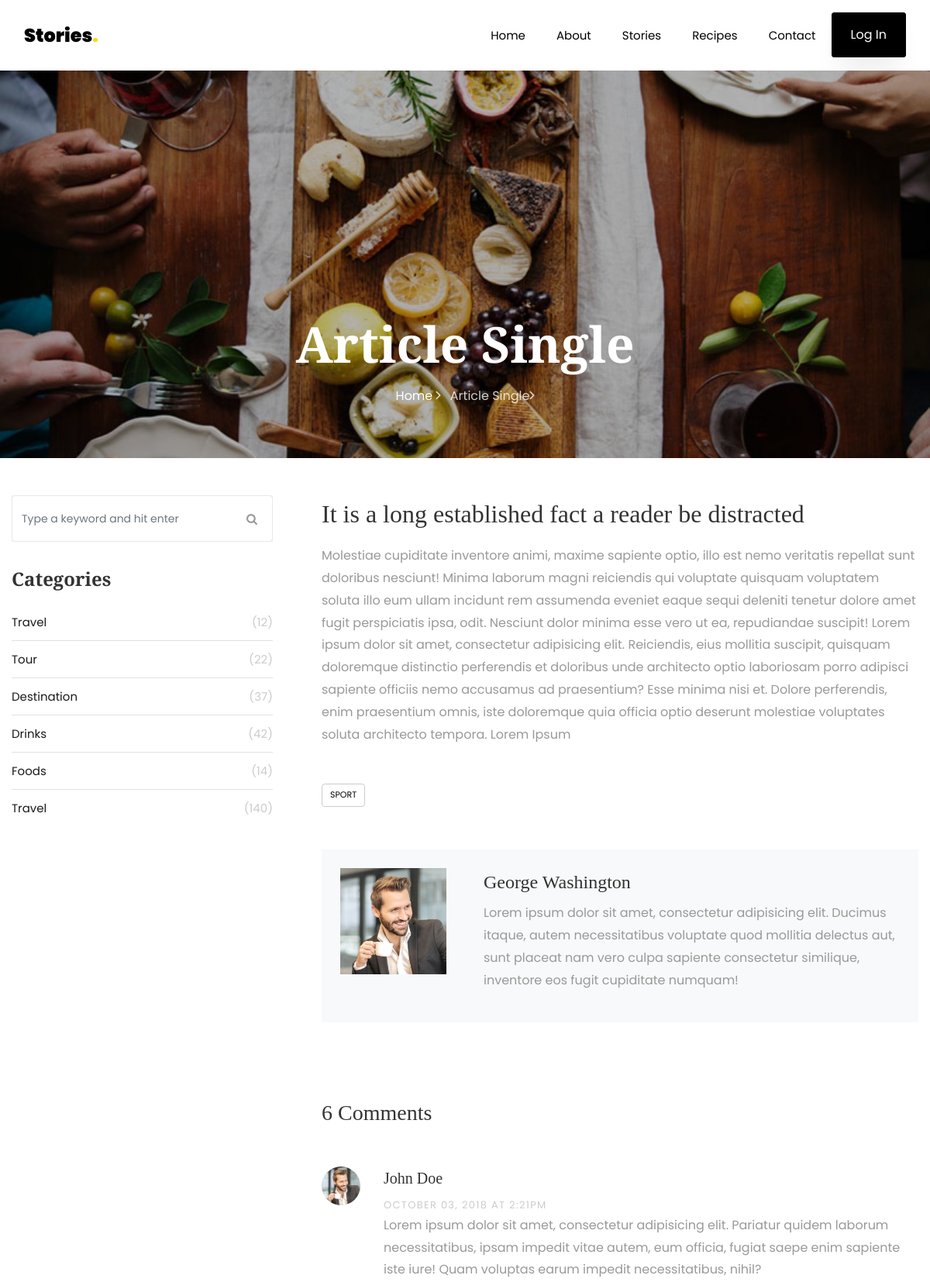
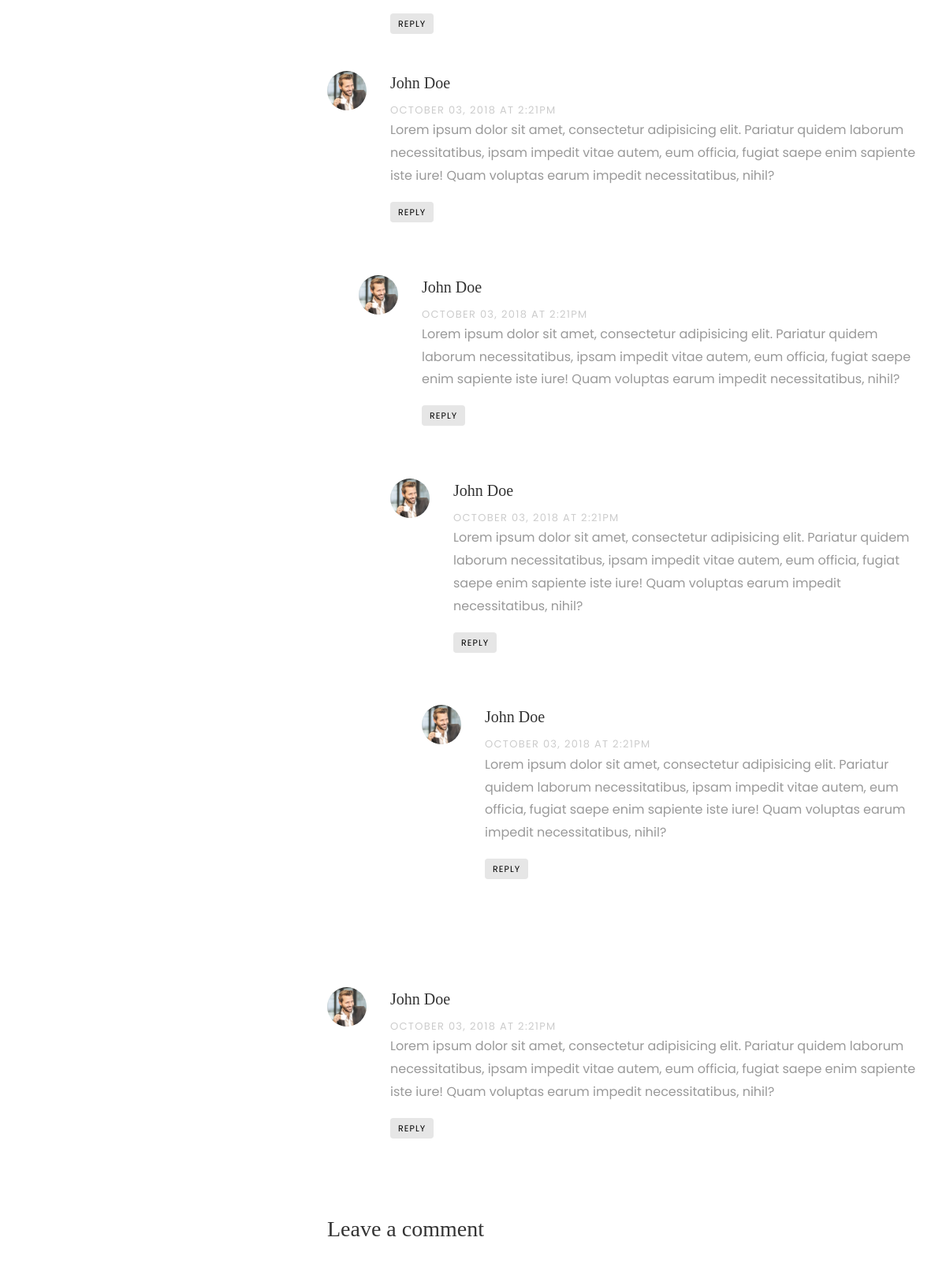
The page /article/article-single/ (upper part) on the database its author committed (2 pictures, top to bottom).
### core/models/article.py (models this page shows, shortened)
class Article(models.Model):
    title = models.CharField(max_length=100, verbose_name='Title', unique=True)
    note = models.CharField(max_length=100, verbose_name='Short description')
    body = models.TextField()
    featured_img = models.ImageField()
    category = models.ManyToManyField(Category)
    slug = AutoSlugField(populate_from='title', null=True)
    class Meta:
        verbose_name = 'Article'
        verbose_name_plural = 'Articles'

### core/models/category.py (models this page shows)
class Category(models.Model):
    name = models.CharField(max_length=50, verbose_name='Category name')
    class Meta:
        verbose_name = 'Category'
        verbose_name_plural = 'Categories'
    def __str__(self):
        return self.name

### core/views.py (the view)
# urls.py: path('article/<slug>/', views.ArticleDetailPage.as_view(), name='article-detail-page'),
class ArticleDetailPage(DetailView):
    model = Article
    template_name = 'single.html'
    context_object_name = 'article'

### templates/single.html (shortened to what this page needs)
{% extends 'base.html' %}
{% load static %}
{% block content %}
<section class="hero-wrap hero-wrap-2" style="background-image: url('{{ article.featured_img.url }}');">
    <div class="overlay"></div>
    <div class="container">
        <div class="row no-gutters slider-text align-items-end justify-content-center">
            <div class="col-md-9 ftco-animate pb-5 text-center">
                <h1 class="mb-3 bread">{{ article.title }}</h1>
                <p class="breadcrumbs"><span class="mr-2"><a href="{% url 'home-page' %}">Home <i
                        class="ion-ios-arrow-forward"></i></a></span> <span>{{ article.title }}<i
                        class="ion-ios-arrow-forward"></i></span></p>
            </div>
        </div>
    </div>
</section>
<section class="ftco-section">
    <div class="container">
        <div class="row">
            <div class="col-lg-8 order-lg-last ftco-animate">
                <h2 class="mb-3">{{ article.note }}</h2>
                <p>{{ article.body }}</p>
                <div class="tag-widget post-tag-container mb-5 mt-5">
                    <div class="tagcloud">
                        {% for name in article.category.all %}
                            <a href="#" class="tag-cloud-link">{{ name }}</a>
                        {% endfor %}
                    </div>
                </div>
                <div class="about-author d-flex p-4 bg-light">
                    <div class="bio mr-5">
                        <img src="{% static 'images/person_1.jpg' %}" alt="Image placeholder" class="img-fluid mb-4">
                    </div>
                    <div class="desc">
                        <h3>George Washington</h3>
                        <p>Lorem ipsum dolor sit amet, consectetur adipisicing elit. Ducimus itaque, autem
                            necessitatibus voluptate quod mollitia delectus aut, sunt placeat nam vero culpa sapiente
                            consectetur similique, inventore eos fugit cupiditate numquam!</p>
                    </div>
                </div>
                <div class="pt-5 mt-5">
                    <h3 class="mb-5">6 Comments</h3>
                    <ul class="comment-list">
                        <li class="comment">
                            <div class="vcard bio">
                                <img src="images/person_1.jpg" alt="Image placeholder">
                            </div>
                            <div class="comment-body">
                                <h3>John Doe</h3>
                                <div class="meta">October 03, 2018 at 2:21pm</div>
                                <p>Lorem ipsum dolor sit amet, consectetur adipisicing elit. Pariatur quidem laborum
                                    necessitatibus, ipsam impedit vitae autem, eum officia, fugiat saepe enim sapiente
                                    iste iure! Quam voluptas earum impedit necessitatibus, nihil?</p>
                                <p><a href="#" class="reply">Reply</a></p>
                            </div>
                        </li>
                        <li class="comment">
                            <div class="vcard bio">
                                <img src="images/person_1.jpg" alt="Image placeholder">
                            </div>
                            <div class="comment-body">
                                <h3>John Doe</h3>
                                <div class="meta">October 03, 2018 at 2:21pm</div>
                                <p>Lorem ipsum dolor sit amet, consectetur adipisicing elit. Pariatur quidem laborum
                                    necessitatibus, ipsam impedit vitae autem, eum officia, fugiat saepe enim sapiente
                                    iste iure! Quam voluptas earum impedit necessitatibus, nihil?</p>
                                <p><a href="#" class="reply">Reply</a></p>
                            </div>
                            <ul class="children">
                                <li class="comment">
                                    <div class="vcard bio">
                                        <img src="images/person_1.jpg" alt="Image placeholder">
                                    </div>
                                    <div class="comment-body">
                                        <h3>John Doe</h3>
                                        <div class="meta">October 03, 2018 at 2:21pm</div>
                                        <p>Lorem ipsum dolor sit amet, consectetur adipisicing elit. Pariatur quidem
                                            laborum necessitatibus, ipsam impedit vitae autem, eum officia, fugiat saepe
                                            enim sapiente iste iure! Quam voluptas earum impedit necessitatibus,
                                            nihil?</p>
                                        <p><a href="#" class="reply">Reply</a></p>
                                    </div>
                                    <ul class="children">
                                        <li class="comment">
                                            <div class="vcard bio">
                                                <img src="images/person_1.jpg" alt="Image placeholder">
                                            </div>
                                            <div class="comment-body">
                                                <h3>John Doe</h3>
                                                <div class="meta">October 03, 2018 at 2:21pm</div>
                                                <p>Lorem ipsum dolor sit amet, consectetur adipisicing elit. Pariatur
                                                    quidem laborum necessitatibus, ipsam impedit vitae autem, eum
                                                    officia, fugiat saepe enim sapiente iste iure! Quam voluptas earum
                                                    impedit necessitatibus, nihil?</p>
                                                <p><a href="#" class="reply">Reply</a></p>
                                            </div>
                                            <ul class="children">
                                                <li class="comment">
                                                    <div class="vcard bio">
                                                        <img src="images/person_1.jpg" alt="Image placeholder">
                                                    </div>
                                                    <div class="comment-body">
                                                        <h3>John Doe</h3>
                                                        <div class="meta">October 03, 2018 at 2:21pm</div>
                                                        <p>Lorem ipsum dolor sit amet, consectetur adipisicing elit.
                                                            Pariatur quidem laborum necessitatibus, ipsam impedit vitae
                                                            autem, eum officia, fugiat saepe enim sapiente iste iure!
                                                            Quam voluptas earum impedit necessitatibus, nihil?</p>
                                                        <p><a href="#" class="reply">Reply</a></p>
                                                    </div>
                                                </li>
                                            </ul>
                                        </li>
                                    </ul>
                                </li>
                            </ul>
                        </li>
                        <li class="comment">
                            <div class="vcard bio">
                                <img src="images/person_1.jpg" alt="Image placeholder">
                            </div>
                            <div class="comment-body">
                                <h3>John Doe</h3>
                                <div class="meta">October 03, 2018 at 2:21pm</div>
                                <p>Lorem ipsum dolor sit amet, consectetur adipisicing elit. Pariatur quidem laborum
                                    necessitatibus, ipsam impedit vitae autem, eum officia, fugiat saepe enim sapiente
                                    iste iure! Quam voluptas earum impedit necessitatibus, nihil?</p>
                                <p><a href="#" class="reply">Reply</a></p>
                            </div>
                        </li>
                    </ul>
                    <div class="comment-form-wrap pt-5">
                        <h3 class="mb-5">Leave a comment</h3>
                    </div>
                </div>
            </div>
            <div class="col-lg-4 sidebar pr-lg-5 ftco-animate">
                <div class="sidebar-box">
                    <form action="#" class="search-form">
                        <div class="form-group">
                            <span class="icon icon-search"></span>
                            <input type="text" class="form-control" placeholder="Type a keyword and hit enter">
                        </div>
                    </form>
                </div>
                <div class="sidebar-box ftco-animate">
                    <ul class="categories">
                        <h3 class="heading mb-4">Categories</h3>
                        <li><a href="#">Travel <span>(12)</span></a></li>
                        <li><a href="#">Tour <span>(22)</span></a></li>
                        <li><a href="#">Destination <span>(37)</span></a></li>
                        <li><a href="#">Drinks <span>(42)</span></a></li>
                        <li><a href="#">Foods <span>(14)</span></a></li>
                        <li><a href="#">Travel <span>(140)</span></a></li>
                    </ul>
                </div>
            </div>
        </div>
    </div>
</section>
{% endblock %}

### templates/base.html (shortened to what this page needs)
{% load static %}
<!DOCTYPE html>
<html lang="en">
<head>
    <link rel="stylesheet" href="{% static 'css/open-iconic-bootstrap.min.css' %}">
    <link rel="stylesheet" href="{% static 'css/animate.css' %}">
    <link rel="stylesheet" href="{% static 'css/owl.carousel.min.css' %}">
    <link rel="stylesheet" href="{% static 'css/owl.theme.default.min.css' %}">
    <link rel="stylesheet" href="{% static 'css/magnific-popup.css' %}">
    <link rel="stylesheet" href="{% static 'css/aos.css' %}">
    <link rel="stylesheet" href="{% static 'css/ionicons.min.css' %}">
    <link rel="stylesheet" href="{% static 'css/flaticon.css' %}">
    <link rel="stylesheet" href="{% static 'css/icomoon.css' %}">
    <link rel="stylesheet" href="{% static 'css/style.css' %}">
    <link rel="stylesheet" href="{% static 'css/custom.css' %}">
</head>
<body>
    <nav class="navbar navbar-expand-lg navbar-dark bg-dark ftco-navbar-light" id="ftco-navbar">
        <div class="container">
            <a class="navbar-brand" href="{% url 'home-page' %}">Stories<span>.</span></a>
            <div class="collapse navbar-collapse" id="ftco-nav">
                <ul class="navbar-nav ml-auto">
                    <li class="nav-item"><a href="{% url 'home-page' %}" class="nav-link">Home</a></li>
                    <li class="nav-item"><a href="{% url 'about-page' %}" class="nav-link">About</a></li>
                    <li class="nav-item"><a href="{% url 'stories-page' %}" class="nav-link">Stories</a></li>
                    <li class="nav-item"><a href="{% url 'recipes-page' %}" class="nav-link">Recipes</a></li>
                    <li class="nav-item"><a href="{% url 'contact-page' %}" class="nav-link">Contact</a></li>
                    {% if request.user.is_authenticated %}
                        <li><a href="{% url 'account-page' %}" class="btn btn-black px-3 px-md-4 py-3">My Account</a></li>
                    {% else %}
                        <li><a href="{% url 'login-page' %}" class="btn btn-black px-3 px-md-4 py-3">Log In</a></li>
                    {% endif %}
                </ul>
            </div>
        </div>
    </nav>
    {% block content %}
    {% endblock %}
</body>
</html>

### food_stories/static/css/icomoon.css (style rules this page uses)
[class^="icon-"], [class*=" icon-"] { font-family: 'icomoon' !important; speak: none; font-style: normal; font-weight: normal; font-variant: normal; text-transform: none; line-height: 1; -webkit-font-smoothing: antialiased; -moz-osx-font-smoothing: grayscale; }
.icon-search:before { content: "\f002"; }

### rows shown on the page
Article: featured_img (picture), title "Article Single", note "It is a long established fact a reader be distracted", body "Molestiae cupiditate inventore animi, maxime sapiente optio, illo est nemo veritatis repellat sunt doloribus nesciunt! Minima laborum magni reiciendis qui voluptate quisquam voluptatem soluta illo eum ullam incidunt rem assumenda eveniet eaque sequi deleniti tenetur dolore amet fugit perspiciatis ipsa, odit. Nesciunt dolor minima esse vero ut ea, repudiandae suscipit! Lorem ipsum dolor sit amet, consectetur adipisicing elit. Reiciendis, eius mollitia suscipit, quisquam doloremque distinctio perferendis et doloribus unde architecto optio laboriosam porro adipisci sapiente officiis nemo accusamus ad praesentium? Esse minima nisi et. Dolore perferendis, enim praesentium omnis, iste doloremque…"
Category: name "SPORT"
